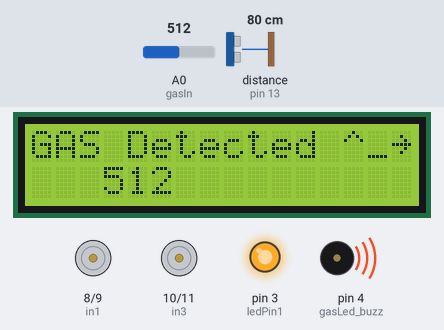
The sketch below on a simulated Arduino Uno, built with avr-gcc and run on an emulated ATmega328P. Parts: 16×2 character LCD, motor-driver pin pairs drawn as motors (green arrow = first pin HIGH = forward, orange = second pin HIGH = backward, longer = more drive, scaled by the enable pin), output pins drawn as LEDs (lit = HIGH), buzzer (waves = sounding, pin HIGH). Wiring (inferred from the names in the program): ultrasonic range finder: trigger pin 12; echo pin 13. Inputs (shaded band) come from the test bench; at power-on: A0 (gasIn) = 512, distance to the obstacle (sensor on pin 13) 80 cm. The echo pulse lasts 58.3 µs per cm; pins used as bus, display or sensor lines are not drawn; what the sketch prints to the serial monitor is not drawn.

Above: at 2.2 s.
2.3 s: A0 (gasIn) set to 488
At 3.0 s:
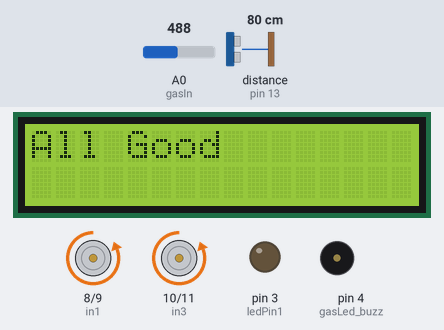
5.3 s: distance to the obstacle (sensor on pin 13) set to 9 cm
At 6.7 s:
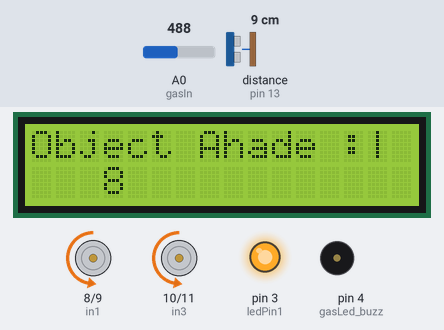
8.3 s: distance to the obstacle (sensor on pin 13) set to 18 cm
At 8.9 s:
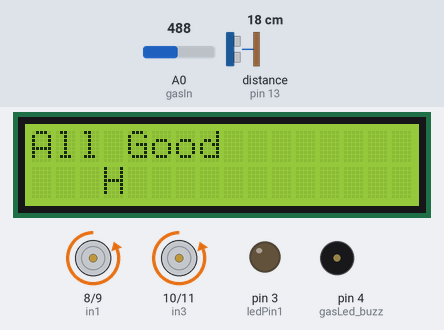
9.9 s: distance to the obstacle (sensor on pin 13) set to 120 cm
At 11.3 s:
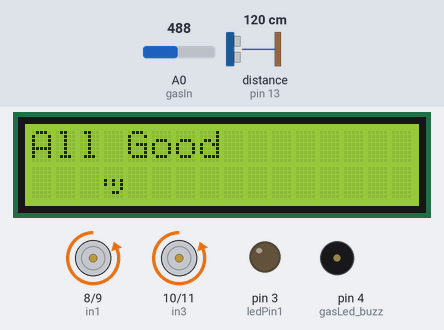
11.6 s: A0 (gasIn) set to 109
14.6 s: A0 (gasIn) set to 95
At 15.9 s:
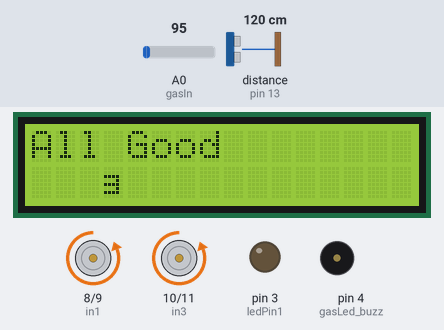
Timing chart, 0 to 17.3 s (numbered marks = the images above; inputs shaded):
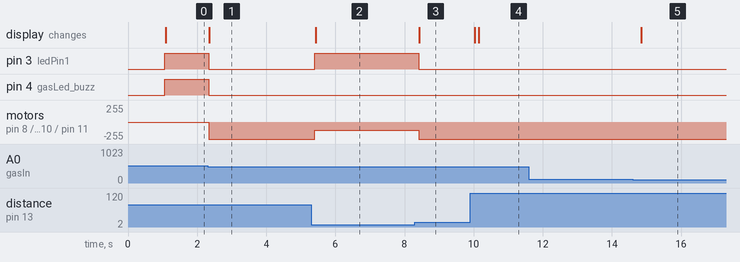

Measured:
- the behaviour switches between 501 and 500 on A0 (gasIn) (found by bisection; images 0 and 1)
- the behaviour switches between 100 and 99 on A0 (gasIn) (found by bisection; images 4 and 5)
- after the input at 2.3 s, pin 3 (ledPin1), pin 4 (gasLed_buzz): HIGH → LOW at once; motor on pin 8 (in1) / pin 9 (in2), motor on pin 10 (in3) / pin 11 (in4): stopped → backward 255/255 at once; the display: changes after 0.05 s (image 1)
- after the input at 5.3 s, pin 3 (ledPin1): LOW → HIGH after 0.11 s; motor on pin 8 (in1) / pin 9 (in2), motor on pin 10 (in3) / pin 11 (in4): backward 255/255 → backward 127/255 after 0.11 s; the display: changes after 0.13 s (image 2)
- after the input at 8.3 s, pin 3 (ledPin1): HIGH → LOW after 0.11 s; motor on pin 8 (in1) / pin 9 (in2), motor on pin 10 (in3) / pin 11 (in4): backward 127/255 → backward 255/255 after 0.11 s; the display: changes after 0.13 s (image 3)
- after the input at 9.9 s, the display: first changes after 0.13 s (image 4 shows a later state)
- after the input at 11.6 s, every drawn part: stays the same
- after the input at 14.6 s, the display: changes after 0.25 s (image 5)

The sketch:

project.ino
```cpp
#include <LiquidCrystal_I2C.h>

// motor controller pins
int ena = 5;
int enb = 6;

int in1 = 8;
int in2 = 9;
int in3 = 10;
int in4 = 11;

// sonar pins
int trigPin = 12; // sonar trig pin
int echoPin = 13; // sonar echo pin

// gas sensor variables
int gasIn = A0;        // analog in
int gasLed_buzz = 4;
int gasThreshold = 500; // Modify this threshold based on your sensor calibration

// led pin
int ledPin1 = 3;
int ledPin2 = 4;

// sonar variables
long timeInMicro;
long distanceInCm;

//IR for lane


// Set the LCD address to 0x27 for a 16 chars and 2 line display
LiquidCrystal_I2C lcd(0x27, 16, 2);

void setup() {
    Serial.begin(9600);

    // motor setup
    pinMode(ena, OUTPUT);
    pinMode(enb, OUTPUT);
    pinMode(in1, OUTPUT);
    pinMode(in2, OUTPUT);
    pinMode(in3, OUTPUT);
    pinMode(in4, OUTPUT);
    pinMode(ledPin1, OUTPUT);
    pinMode(ledPin2, OUTPUT);
    analogWrite(ena, 255);
    analogWrite(enb, 255);

    // sonar setup
    pinMode(trigPin, OUTPUT);
    pinMode(echoPin, INPUT);

    // gas sensor setup
    pinMode(gasIn, INPUT);
    pinMode(gasLed_buzz, OUTPUT);

    // initialize the LCD
    lcd.begin();
    lcd.backlight();// Turn on the blacklight and print a message.


    delay(1000);
}

void loop() {
    // Perform sonar measurement
    long duration, distance;
    digitalWrite(trigPin, LOW);
    delayMicroseconds(2);
    digitalWrite(trigPin, HIGH);
    delayMicroseconds(10);
    digitalWrite(trigPin, LOW);
    duration = pulseIn(echoPin, HIGH);
    distanceInCm = (duration / 2) / 29.1;

    // Read gas sensor
    int gasValue = analogRead(gasIn);

    Serial.print("Distance: ");
    Serial.print(distanceInCm);
    Serial.print(" cm | Gas Value: ");
    Serial.println(gasValue);

    // Check gas level and move the car accordingly
    if (gasValue > gasThreshold) {
        // Stop the car completely due to gas detection
        digitalWrite(in1, LOW);
        digitalWrite(in2, LOW);
        digitalWrite(in3, LOW);
        digitalWrite(in4, LOW);
        analogWrite(ena, 0);
        analogWrite(enb, 0);
        digitalWrite(ledPin1, HIGH); // Turn on LED 1
        digitalWrite(ledPin2, HIGH); // Turn on LED 2
        lcd.clear();
        lcd.print("GAS Detected ^_~");
        lcd.setCursor(3,1);
        lcd.print(gasValue);


    } else if (distanceInCm > 15) {
        // Move forward at full speed
        digitalWrite(in1, LOW);
        digitalWrite(in2, HIGH);
        digitalWrite(in3, LOW);
        digitalWrite(in4, HIGH);
        analogWrite(ena, 255);
        analogWrite(enb, 255);
        digitalWrite(ledPin1, LOW);
        digitalWrite(ledPin2, LOW);
        lcd.clear();
        lcd.print("All Good");
        lcd.setCursor(3,1);
        lcd.print(distanceInCm,"cm");
    } else if (distanceInCm >= 7 && distanceInCm <= 15) {
        // Move forward at half speed
        digitalWrite(in1, LOW);
        digitalWrite(in2, HIGH);
        digitalWrite(in3, LOW);
        digitalWrite(in4, HIGH);
        analogWrite(ena, 127);  // Half of 255
        analogWrite(enb, 127);
        digitalWrite(ledPin1, HIGH); // Turn on LED 1
        digitalWrite(ledPin2, LOW);  // Turn off LED 2
        lcd.clear();
        lcd.print("Object Ahade :|");
        lcd.setCursor(3,1);
        lcd.print(distanceInCm,"cm");
    } else {
        // Stop the car
        digitalWrite(in1, LOW);
        digitalWrite(in2, LOW);
        digitalWrite(in3, LOW);
        digitalWrite(in4, LOW);
        analogWrite(ena, 0);
        analogWrite(enb, 0);
        digitalWrite(ledPin1, HIGH); // Turn on LED 1
        digitalWrite(ledPin2, HIGH); // Turn on LED 2
        lcd.clear();
        lcd.print("STOP :(");
        lcd.setCursor(3,1);
        lcd.print(distanceInCm,"cm");
    }

    // Add a delay to avoid rapid changes in motor control
    delay(100);
}
```
